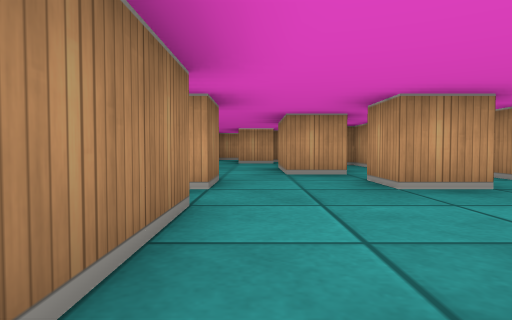
[1] (above)

24 first-person views from a walk through a cub3D maze. The camera is about half as high as the walls, tilts 2° down and sees 75° across. The floor is counted in squares. Each view is taken from the middle of a square. On the plan, view 1 faces up. The plan holds only what a view shows up to about 9 squares ahead; the rest is blank.

[2]
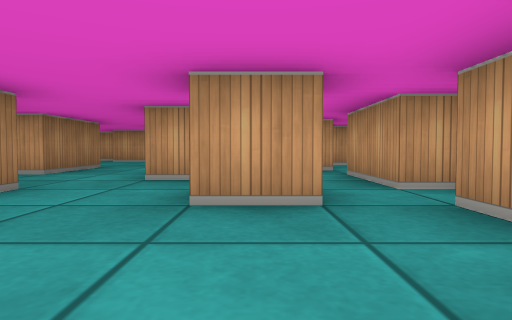

[3]
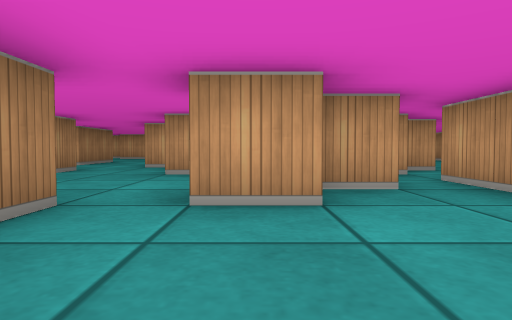

[4]
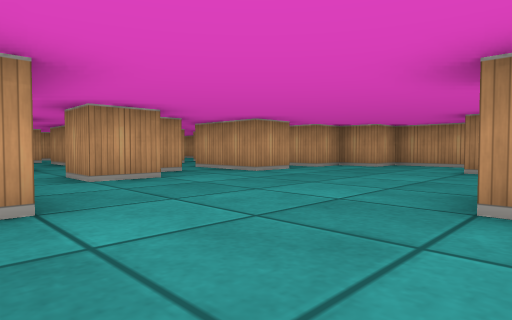

[5]
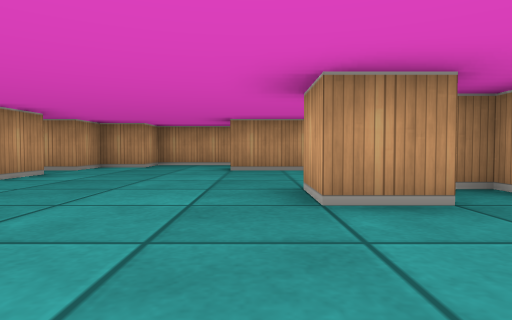

[6]
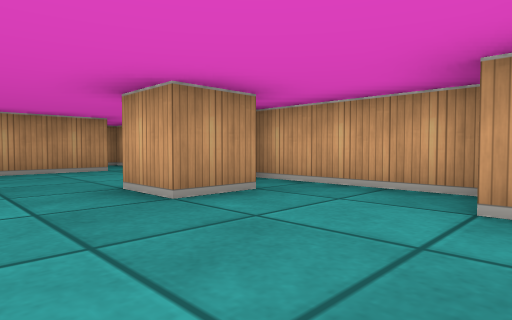

[7]
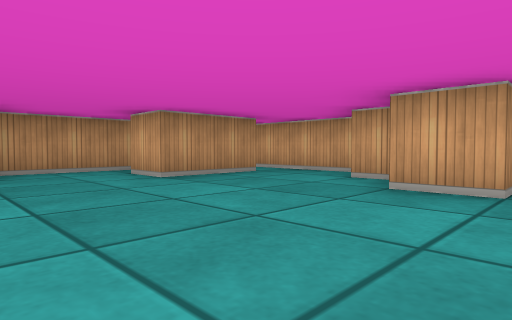

[8]
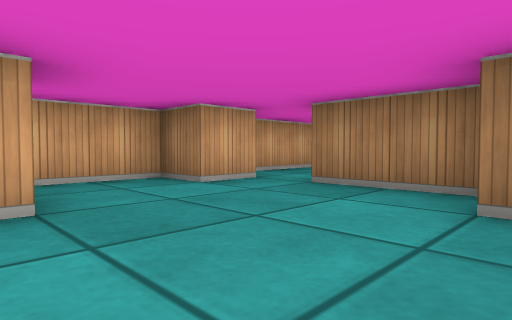

[9]
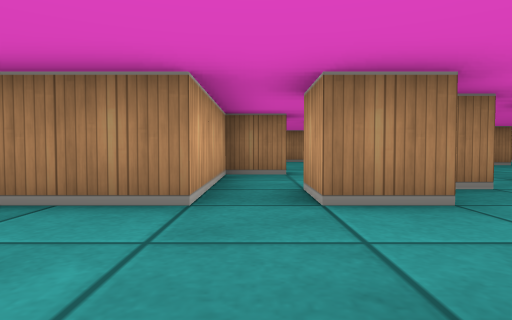

[10]
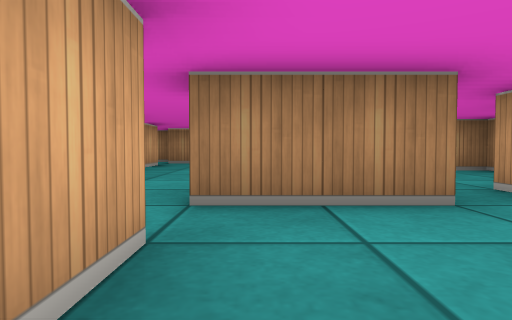

[11]
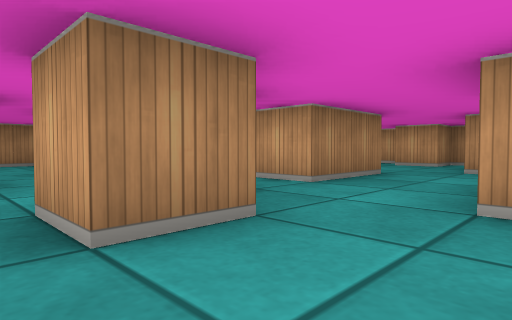

[12]
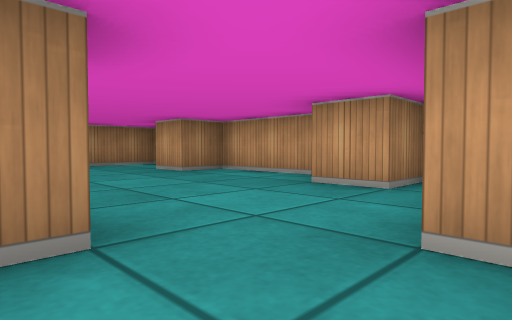

[13]
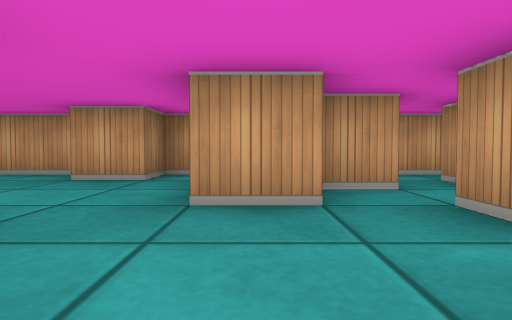

[14]
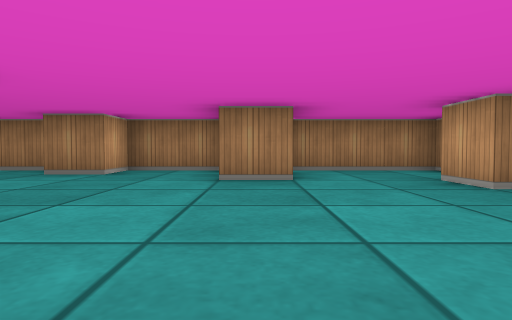

[15]
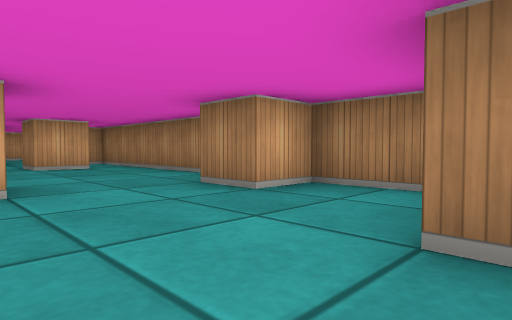

[16]
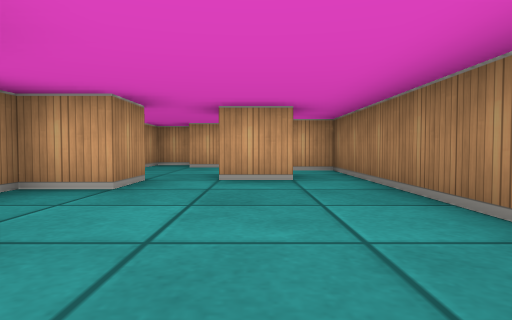

[17]
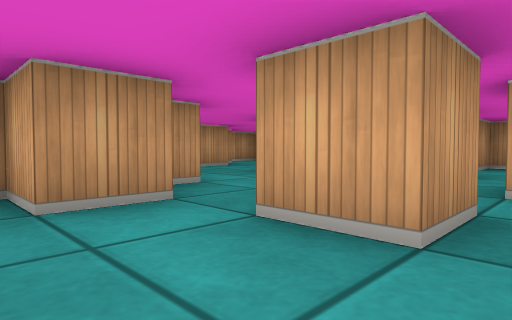

[18]
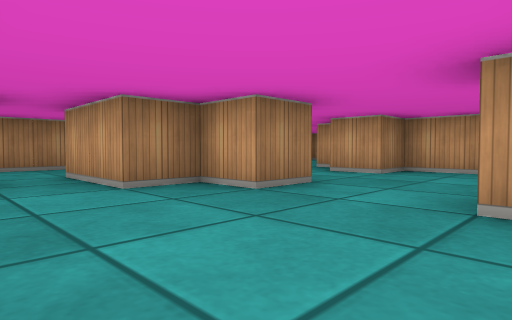

[19]
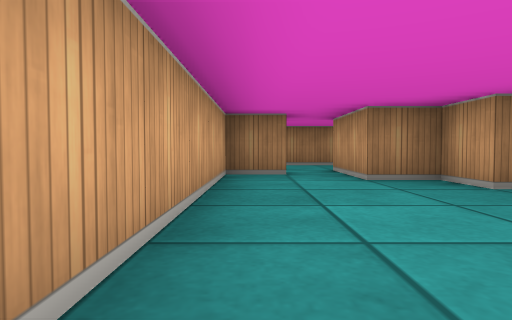

[20]
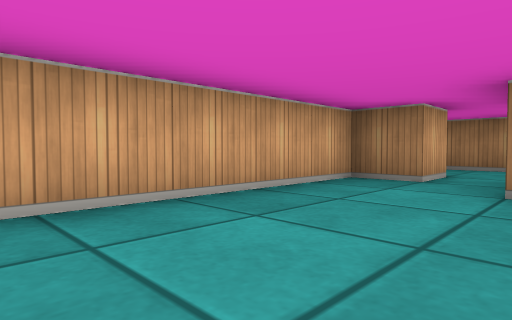

[21]
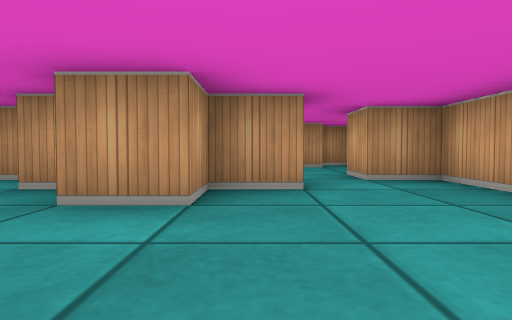

[22]
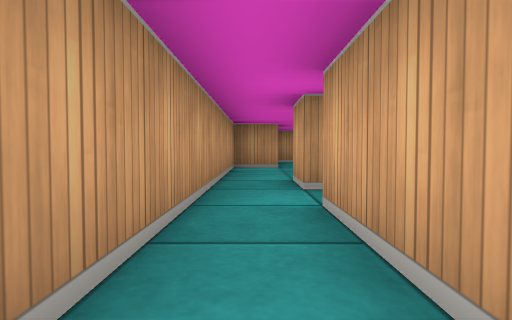

[23]
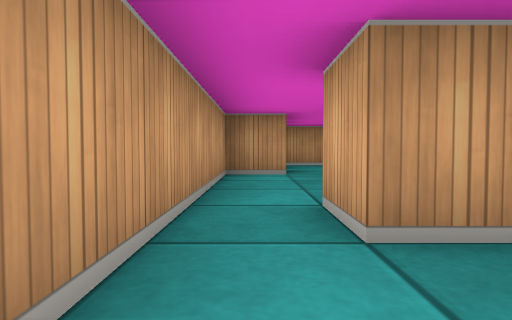

[24]
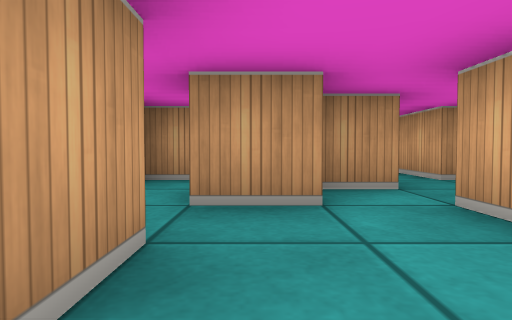

### Floor plan
Key: @ floor where view 1 was taken; # wall or solid block; . floor.
Columns run from 9 left of view 1 to 10 right of it. Each row starts with its distance up from view 1.
 13 #################
 12 #..#...#........#
 11 #........##.##.....#
 10 #........#...#    .#
  9 # #........##.
  8 #......#....#.
  7 #......#..#...
  6 ##..##....#..##
  5 #...#..##....###
  4 #.......#..#.##.
  3 #....#.......#..
  2 #...#####...##.#
  1 #.#..#..#...#..#.##
  0 #........@#.......##
 -1 ##.......##........#
 -2 # .###..##.........#
 -3 #..##....#.......#.#
 -4 #............##..# #
 -5 #..#......#...#....#
 -6   ##################

Where each view was taken, in squares from view 1:
view 1: 0 up, 0 right, facing up
view 2: 1 up, 2 right, facing up
view 3: 2 down, 3 right, facing up
view 4: 4 down, 1 right, facing up-right
view 5: 3 down, 1 right, facing right
view 6: 2 down, 1 right, facing down-right
view 7: 0 up, 3 right, facing down-right
view 8: 1 down, 4 right, facing down-left
view 9: 3 up, 2 right, facing left
view 10: 1 up, 2 right, facing left
view 11: 3 up, 1 right, facing up-left
view 12: 8 up, 0 right, facing up-left
view 13: 7 up, 0 right, facing up
view 14: 9 up, 2 left, facing left
view 15: 9 up, 5 left, facing down-left
view 16: 6 up, 7 left, facing down
view 17: 3 up, 8 left, facing down-right
view 18: 5 down, 1 left, facing up-left
view 19: 5 down, 0 right, facing left
view 20: 3 down, 1 left, facing down-left
view 21: 3 down, 4 left, facing right
view 22: 12 up, 1 left, facing right
view 23: 12 up, 1 right, facing right
view 24: 9 up, 1 left, facing right
